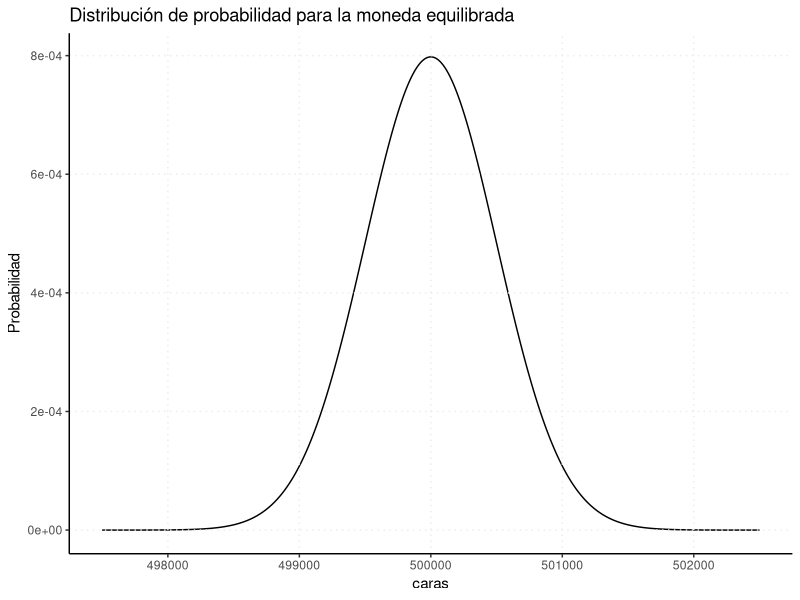

This chart was generated by the following R code:
########################################################
## TP de Estadística ###################################
## Curso de Tamara Burdisso - FCE UBA ##################
########################################################
## Segunda Parte - Ejercicio 13 ########################
########################################################


## Aproximación de la Binomial por la Normal


#' En la primera parte del TP se lanzó una moneda equilibrada 1 millón de veces, obteniéndose 
#' proporciones de caras y cecas cercanas al 50%-50%. En este ejercicio analizaremos qué tan 
#' probable es obtener resultados distintos a estos.
#' En principio, la cantidad de resultados "cara" en 1 millón de lanzamientos puede ser cualquier
#' número entre 0 y 1 millón. Dado que la probabilidad de que se obtenga "cara" en un lanzamiento 
#' en particular es la misma en todos los lanzamientos, la distribución de probabilidades de la 
#' cantidad de caras obtenidas se puede representar como una variable Binomial con parámetros 
#' n=1000000 y p=0.5, ya que la moneda es equilibrada. Sin embargo, dado el alto valor de 'n', 
#' puede ser dificultoso calcular la distribución binomial. Como se vio en clase, la Distribución 
#' Normal puede dar una buena aproximación de la distribución binomial cuando se cumple que np>10 
#' y nq>10. 

#' ¿Se cumplen los supuestos para el caso de moneda equilibrada?


###### Ejecutar desde aqui #################################
library(tidyverse)
n <- 1000000
p_eq <- 0.5
paste("np = ",n*p_eq)
paste("nq = ",n*(1-p_eq))
###### Hasta aqui ##########################################


#' ¿Cuál es la media y el desvío de la distribución normal utilizada para
#' aproximar la distribución de la cantidad de caras obtenidas con la moneda equilibrada?


###### Ejecutar desde aqui #################################
paste('La media es:', n*p_eq)
paste('El desvío es:', sqrt(n*p_eq*(1-p_eq)))
###### Hasta aqui ##########################################


#' Realizar el gráfico de esta distribución


###### Ejecutar desde aqui #################################
data.frame(caras=c(497500:502500), 
           Probabilidad=dnorm(c(497500:502500),mean=n*p_eq, sd=sqrt(n*p_eq*(1-p_eq)))) %>%
  ggplot(aes(x=caras, y=Probabilidad)) +
  geom_line() +
  theme_classic() +
  ggtitle("Distribución de probabilidad para la moneda equilibrada") +
  theme(panel.grid.major.y = element_line(linetype = "dotted"),
        panel.grid.major.x = element_line(linetype = "dotted"),
        panel.background = element_blank(),
        panel.ontop = TRUE)
###### Hasta aqui ##########################################


#' ¿Cuál es la probabilidad de que se obtenga más de un 50.3% de caras?
#' Es decir, más de 503000 caras del millón de lanzamientos
#' Utilice la distribución Normal para aproximar la binomial


###### Ejecutar desde aqui #################################
p_aproximada <- 1-pnorm(503000,mean=n*p_eq, sd=sqrt(n*p_eq*(1-p_eq)))
p_aproximada
###### Hasta aqui ##########################################


#' Si hubiese podido calcular la distribución Binomial, por ejemplo, usando R,
#' ¿Cuál sería la probabilidad exacta de que salgan más de 503000 caras del millón de lanzamientos


###### Ejecutar desde aqui #################################
p_exacta <- 1 - pbinom(503000, 1000000, prob=0.5)
p_exacta
###### Hasta aqui ##########################################


#' ¿Cuál es la diferencia entre la probabilidad aproximada por la normal y la exacta?


###### Ejecutar desde aqui #################################
p_exacta - p_aproximada
###### Hasta aqui ##########################################


#' ¿Considera que la aproximación mediante la Normal es razonable?

#' Sin embargo, recuerde que cuando se aproxima una variable discreta (binomial) mediante
#' una variable contínua (normal) es recomendable aplicar un "factor de corrección".
#' En este caso, al hacer la aproximación con la normal tendríamos que haber calculado la
#' probabilidad de que la variable sea mayor a 503000 + 0.5.
#' ¿Cuál es esta probabilidad?


###### Ejecutar desde aqui #################################
p_aproximada_factor_correccion <- 1-pnorm(503000+0.5,mean=n*p_eq, sd=sqrt(n*p_eq*(1-p_eq)))
p_aproximada_factor_correccion
###### Hasta aqui ##########################################


#' Una vez aplicado el factor de corrección ¿Cuál es la diferencia entre la probabilidad 
#' aproximada por la normal y la exacta?


###### Ejecutar desde aqui #################################
p_exacta - p_aproximada_factor_correccion
###### Hasta aqui ##########################################


#' La aplicación del factor de corrección, ¿mejoró o empeoró la aproximación?


#' ¿Cuál es la probabilidad de que se obtenga menos de un 50.1% de caras?
#' Es decir, menos de 501000 caras del millón de lanzamientos
#' Utilice la distribución Normal para aproximar la binomial, probando tanto con o sin el 
#' factor de corrección para comparar los resultados.

# Sin factor de corrección
###### Ejecutar desde aqui #################################
p_aproximada <- pnorm(501000,mean=n*p_eq, sd=sqrt(n*p_eq*(1-p_eq)))
p_aproximada
###### Hasta aqui ##########################################


# Con factor de corrección
###### Ejecutar desde aqui #################################
p_aproximada_factor_correccion <- pnorm(501000-0.5,mean=n*p_eq, sd=sqrt(n*p_eq*(1-p_eq)))
p_aproximada_factor_correccion
###### Hasta aqui ##########################################


#' Si hubiese podido calcular la distribución Binomial, por ejemplo, usando R, 
#' ¿Cuál sería la probabilidad exacta de que salgan menos de 505000 caras del millón de lanzamientos


###### Ejecutar desde aqui #################################
p_exacta <- pbinom(501000-1, 1000000, prob=0.5)
p_exacta
###### Hasta aqui ##########################################

# ¿Cuál es la diferencia entre la probabilidad exacta y ambas aproximaciones?


###### Ejecutar desde aqui #################################
p_exacta - p_aproximada
p_exacta - p_aproximada_factor_correccion
###### Hasta aqui ##########################################


#' La aplicación del factor de corrección, ¿mejoró o empeoró la aproximación?


#' ¿Cuál es la probabilidad de que se obtenga entre 49,99% y 50,01% de caras?
#' Es decir, entre 499900 y 500100 caras en el millón de lanzamientos.
#' Utilice la distribución Normal para aproximar la binomial, 
#' probando tanto con o sin el factor de corrección para comparar los resultados.
#' Graficar el resultado.


###### Ejecutar desde aqui #################################
p_aproximada <- pnorm(500100,mean=n*p_eq, sd=sqrt(n*p_eq*(1-p_eq))) - pnorm(499900,mean=n*p_eq, sd=sqrt(n*p_eq*(1-p_eq))) 
p_aproximada_factor_correccion <-  pnorm(500100+0.5,mean=n*p_eq, sd=sqrt(n*p_eq*(1-p_eq))) - pnorm(499900-0.5,mean=n*p_eq, sd=sqrt(n*p_eq*(1-p_eq)))
p_aproximada
p_aproximada_factor_correccion
###### Hasta aqui ##########################################


#' Si hubiese podido calcular la distribución Binomial, por ejemplo, usando R, 
#' ¿Cuál sería la probabilidad exacta de que salgan entre 499900 y 500100 caras del millón de lanzamientos


###### Ejecutar desde aqui #################################
p_exacta <-  pbinom(500100, 1000000, prob=0.5) - pbinom(499899, 1000000, prob=0.5)
p_exacta
###### Hasta aqui ##########################################


# ¿Cuál es la diferencia entre la probabilidad exacta y ambas aproximaciones?


###### Ejecutar desde aqui #################################
p_exacta - p_aproximada
p_exacta - p_aproximada_factor_correccion
###### Hasta aqui ##########################################


#' La aplicación del factor de corrección, ¿mejoró o empeoró la aproximación?

